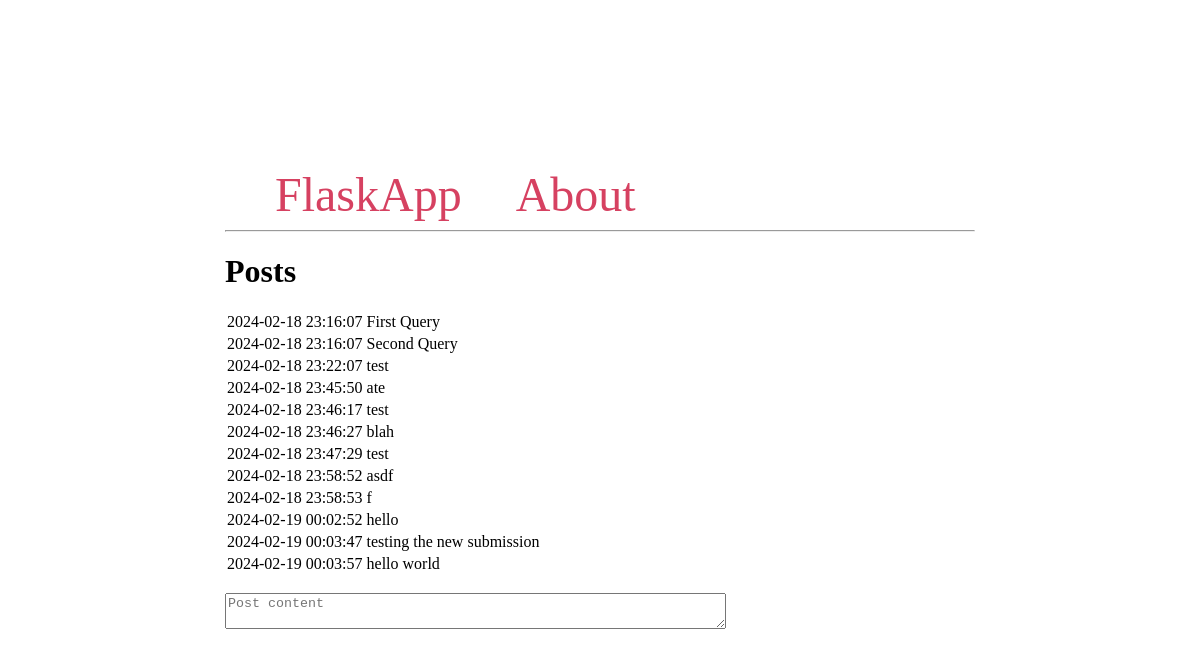
/, run on an earlier commit of the app's database.
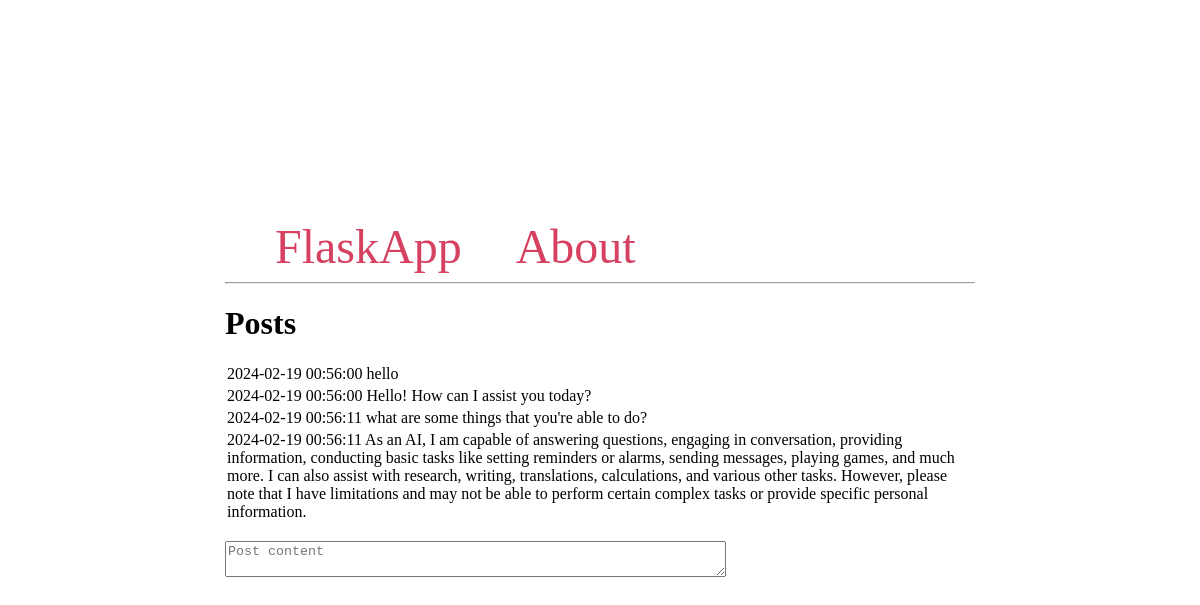
And on a later commit of the database.
### tables this page shows
CREATE TABLE posts (
    id INTEGER PRIMARY KEY AUTOINCREMENT,
    created TIMESTAMP NOT NULL DEFAULT CURRENT_TIMESTAMP,
    content TEXT NOT NULL
);

### app.py (the view, shortened to what this page needs)
@app.route('/', methods=('GET', 'POST'))
def index():
    ob = Obnoxious_Agent('client')
    conn = get_db_connection()
    if request.method == 'GET':
        posts = conn.execute('SELECT * FROM posts').fetchall()
        conn.close()
        return render_template('index.html', posts=posts)

### app.py (called while the page is built)
def get_db_connection():
    conn = sqlite3.connect('database.db')
    conn.row_factory = sqlite3.Row
    return conn

### templates/index.html (shortened to what this page needs)
{% extends 'base.html' %}
{% block content %}
    <h1>{% block title %} Posts {% endblock %}</h1>
    {% for post in posts %}
        <div class='post'>
            <span>{{ post['created'] }}</span>
            <span>{{ post['content'] }}</span>
        </div>
    {% endfor %}
    <br>
    <form id="form" method="post">
        <textarea
           id="query"
           name="content"
           placeholder="Post content"
           rows="2"
           cols="60"
           autofocus
        >{{ request.form['content'] }}</textarea>
        <br>
    </form>
{% endblock %}

What changed in the data, as far as the page shows it:
removed posts: created "2024-02-18 23:16:07", content "First Query"
removed posts: created "2024-02-18 23:16:07", content "Second Query"
removed posts: created "2024-02-18 23:22:07", content "test"
removed posts: created "2024-02-18 23:45:50", content "ate"
removed posts: created "2024-02-18 23:46:17", content "test"
removed posts: created "2024-02-18 23:46:27", content "blah"
removed posts: created "2024-02-18 23:47:29", content "test"
removed posts: created "2024-02-18 23:58:52", content "asdf"
removed posts: created "2024-02-18 23:58:53", content "f"
removed posts: created "2024-02-19 00:02:52", content "hello"
removed posts: created "2024-02-19 00:03:47", content "testing the new submission"
removed posts: created "2024-02-19 00:03:57", content "hello world"
added posts: created "2024-02-19 00:56:00", content "hello"
added posts: created "2024-02-19 00:56:00", content "Hello! How can I assist you today?"
added posts: created "2024-02-19 00:56:11", content "what are some things that you're able to do?"
added posts: created "2024-02-19 00:56:11", content "As an AI, I am capable of answering questions, engaging in conversation, providing information, conducting basic tasks like setting reminders or alarms, sending messages, playing games, and much more. I can also assist with research, writing, translations, calculations, and various other tasks. However, please note that I have limitations and may not be able to perform certain complex tasks or provide specific personal information."
